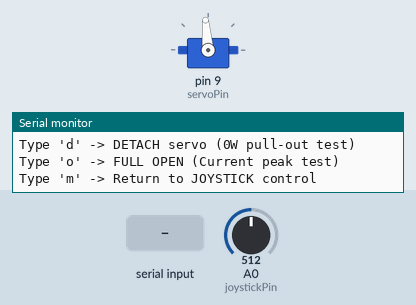
A sketch run on a simulated Arduino Uno, built with avr-gcc and run on an emulated ATmega328P. Parts: servo, the last lines printed to the serial monitor. The inputs (shaded band) are chosen by the test bench; at power-on: A0 (joystickPin) = 512.

Above: at 1.9 s.
2.0 s: "o" received over Serial
At 2.6 s:
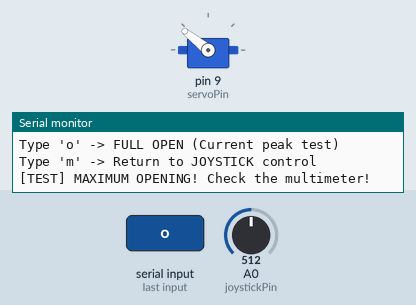
5.0 s: "m" received over Serial
At 6.2 s:
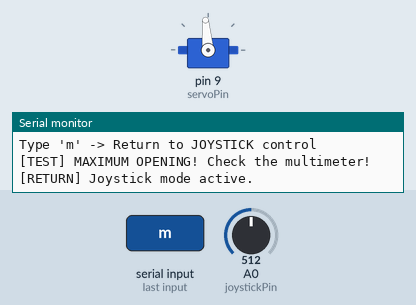
6.5 s: A0 (joystickPin) set to 716
At 7.1 s:
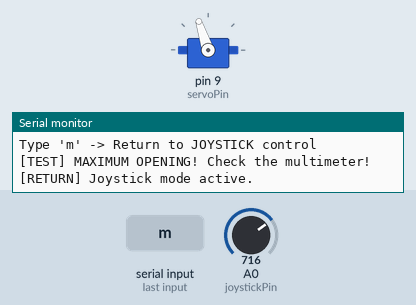
8.0 s: A0 (joystickPin) set to 900
At 9.2 s:
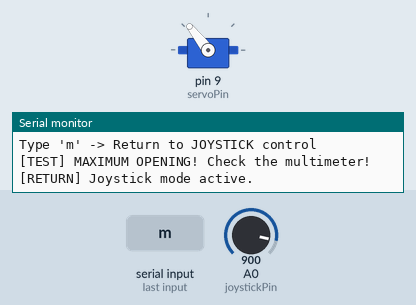
9.5 s: A0 (joystickPin) set to 122
At 10.4 s:
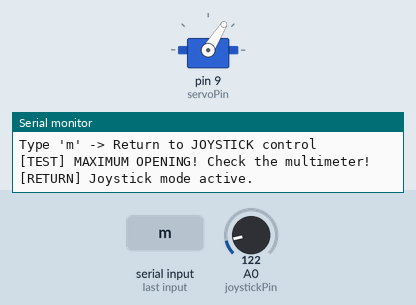
Timing chart, 0 to 12.0 s (numbered marks = the images above; inputs shaded):
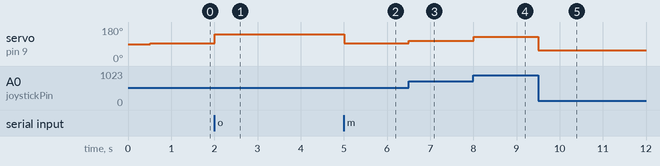

The sketch:

Test3.ino
```cpp
#include <Servo.h>
Servo myServo;

// Pins
const int servoPin = 9;
const int joystickPin = A0;

// Continuous servo calibration
int servoStop = 1520;   // Adjust this if the servo still moves at rest
const int servoMin = 1000;
const int servoMax = 2000;

// Joystick calibration
int joystickCenter = 512;
const int deadband = 80;   // Increase this if needed

// --- TEST 3 ADDITIONS ---
bool manualMode = true; // Toggle between Joystick and Test commands
const int CLOSE_SPEED = servoMin;
const int OPEN_SPEED = servoMax;
// -----------------------------

void setup() {
  Serial.begin(9600);

  myServo.attach(servoPin);

  // Calibrate joystick center at startup
  long sum = 0;
  const int samples = 100;

  for (int i = 0; i < samples; i++) {
    sum += analogRead(joystickPin);
    delay(5);
  }

  joystickCenter = sum / samples;

  Serial.print("Joystick center calibrated at: ");
  Serial.println(joystickCenter);

  // Stop servo at startup
  myServo.writeMicroseconds(servoStop);

  // Instructions on Serial Monitor
  Serial.println("\n=== SYSTEM READY ===");
  Serial.println("Use the Joystick to move the gripper.");
  Serial.println("\n--- TEST 3 COMMANDS (Keyboard) ---");
  Serial.println("Type 'd' -> DETACH servo (0W pull-out test)");
  Serial.println("Type 'o' -> FULL OPEN (Current peak test)");
  Serial.println("Type 'm' -> Return to JOYSTICK control");
}

void loop() {

  // --- 1. READ TEST 3 COMMANDS ---
  if (Serial.available() > 0) {
    char command = Serial.read();

    if (command == 'd') {
      manualMode = false; // Disable joystick
      myServo.detach();
      Serial.println("\n[TEST] Servo DETACHED. Signal cut.");
      Serial.println("-> Disconnect VCC and pull with dynamometer!");
    }
    else if (command == 'o') {
      manualMode = false; // Disable joystick
      if (!myServo.attached()) myServo.attach(servoPin);
      myServo.writeMicroseconds(OPEN_SPEED);
      Serial.println("\n[TEST] MAXIMUM OPENING! Check the multimeter!");
    }
    else if (command == 'm') {
      manualMode = true; // Enable joystick
      if (!myServo.attached()) myServo.attach(servoPin);
      myServo.writeMicroseconds(servoStop);
      Serial.println("\n[RETURN] Joystick mode active.");
    }
  }

  // --- 2. MANUAL MODE (JOYSTICK) ---
  if (manualMode) {
    int joystickValue = analogRead(joystickPin);
    int pulseWidth;
    int difference = joystickValue - joystickCenter;

    if (abs(difference) < deadband) {
      pulseWidth = servoStop;
    } else {
      pulseWidth = (difference > 0) ? map(difference, deadband, 1023 - joystickCenter, servoStop, servoMax) :
                                      map(difference, -deadband, -joystickCenter, servoStop, servoMin);
    }

    myServo.writeMicroseconds(pulseWidth);

    // Serial.print("Joystick: ");
    // Serial.print(joystickValue);
    // Serial.println(pulseWidth);
  }

  delay(20);
}
```

Measured:
- after the input at 2.0 s, servo on pin 9 (servoPin): 95° → 141° at once
- after the input at 5.0 s, servo on pin 9 (servoPin): 141° → 95° at once
- after the input at 6.5 s, servo on pin 9 (servoPin): 95° → 108° at once
- after the input at 8.0 s, servo on pin 9 (servoPin): 108° → 128° at once
- after the input at 9.5 s, servo on pin 9 (servoPin): 128° → 58° at once
